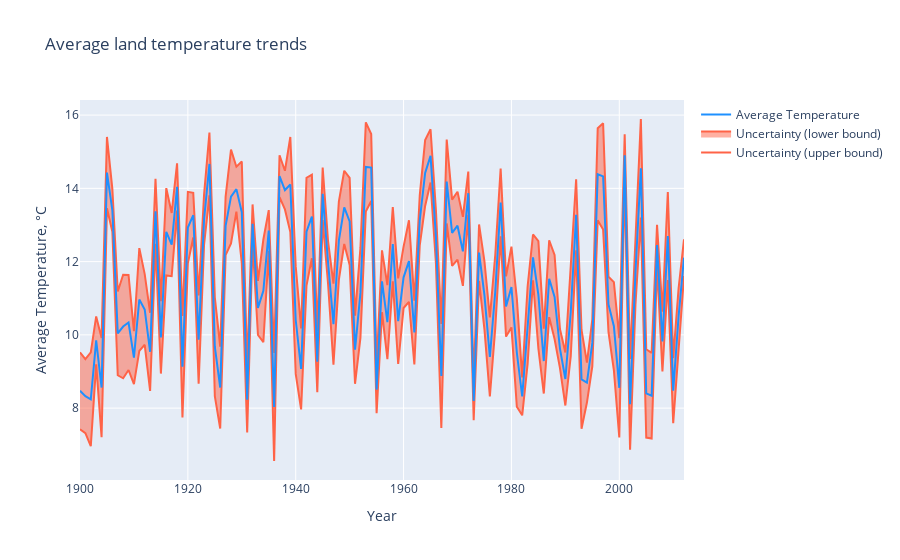

Notebook source saved alongside this figure:
### Code cell
# Example data (replace with your actual data)
years = np.arange(1900, 2013)
mean_temp_world = np.random.uniform(8, 15, len(years))
mean_temp_world_uncertainty = np.random.uniform(0.5, 1.5, len(years))

trace0 = go.Scatter(
    x=years,
    y=mean_temp_world + mean_temp_world_uncertainty,
    fill=None,
    mode='lines',
    name='Uncertainty (upper bound)',
    line=dict(
        color='rgb(255, 99, 71)',  # Tomato color
        width=2,
    )
)

trace1 = go.Scatter(
    x=years,
    y=mean_temp_world - mean_temp_world_uncertainty,
    fill='tonexty',
    mode='lines',
    name='Uncertainty (lower bound)',
    line=dict(
        color='rgb(255, 99, 71)',  # Tomato color
        width=2,
    )
)

trace2 = go.Scatter(
    x=years,
    y=mean_temp_world,
    name='Average Temperature',
    line=dict(
        color='rgb(30, 144, 255)',  # Dodger Blue color
        width=2,
    )
)

data = [trace0, trace1, trace2]

layout = go.Layout(
    xaxis=dict(title='Year'),
    yaxis=dict(title='Average Temperature, °C'),
    title='Average land temperature trends',
    showlegend=True,
)

fig = go.Figure(data=data, layout=layout)
py.iplot(fig)
